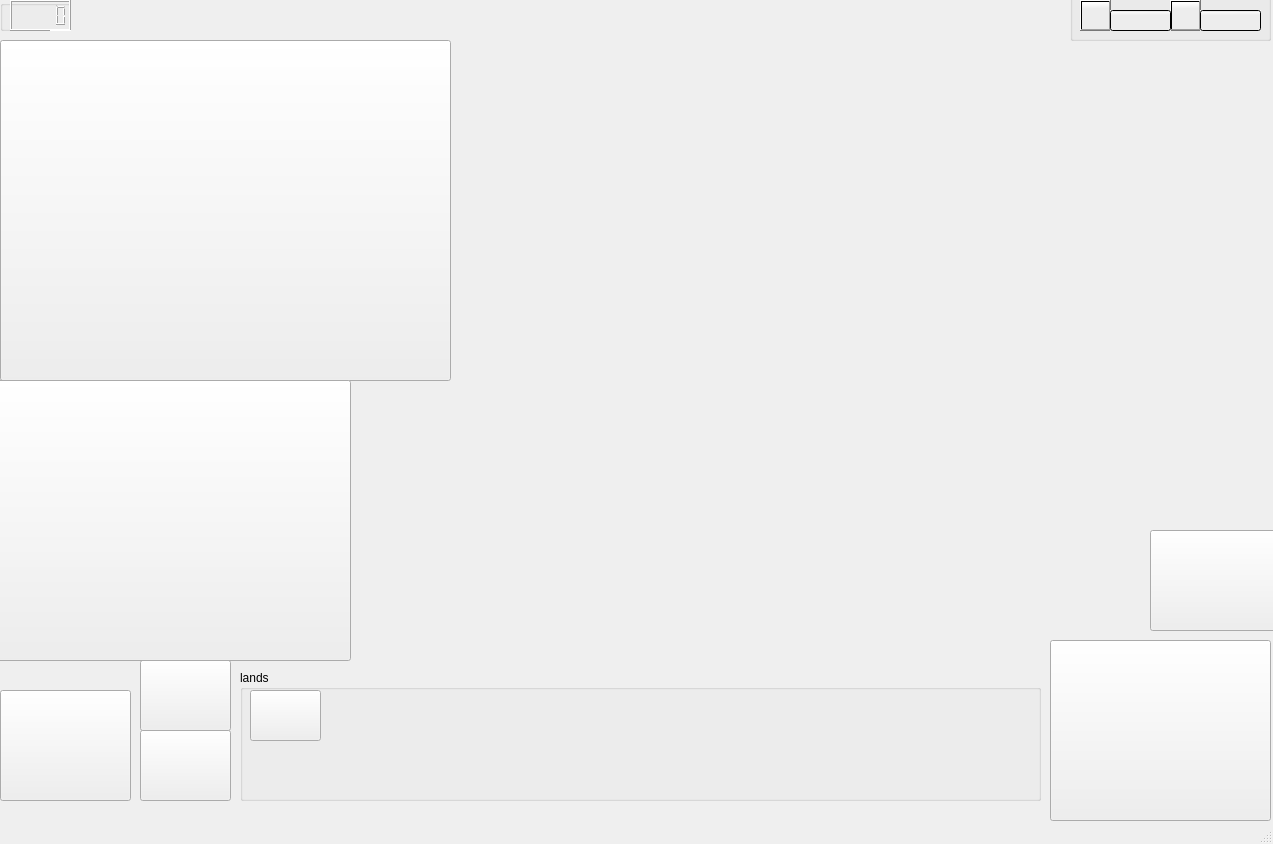
<?xml version="1.0" encoding="UTF-8"?>
<ui version="4.0">
 <class>page2</class>
 <widget class="QMainWindow" name="page2">
  <property name="geometry">
   <rect>
    <x>0</x>
    <y>0</y>
    <width>1273</width>
    <height>844</height>
   </rect>
  </property>
  <property name="windowTitle">
   <string>MainWindow</string>
  </property>
  <property name="styleSheet">
   <string notr="true">border-image: url(:/new/prefix1/download (2).png);</string>
  </property>
  <widget class="QWidget" name="centralwidget">
   <widget class="QGroupBox" name="groupBox_2">
    <property name="geometry">
     <rect>
      <x>0</x>
      <y>0</y>
      <width>71</width>
      <height>31</height>
     </rect>
    </property>
    <property name="styleSheet">
     <string notr="true">border-image: url(:/new/prefix1/black.png);</string>
    </property>
    <property name="title">
     <string/>
    </property>
    <widget class="QLCDNumber" name="lcdNumber">
     <property name="geometry">
      <rect>
       <x>10</x>
       <y>0</y>
       <width>61</width>
       <height>31</height>
      </rect>
     </property>
     <property name="styleSheet">
      <string notr="true"/>
     </property>
    </widget>
    <widget class="QGroupBox" name="groupBox_3">
     <property name="geometry">
      <rect>
       <x>40</x>
       <y>30</y>
       <width>121</width>
       <height>41</height>
      </rect>
     </property>
     <property name="styleSheet">
      <string notr="true">border-image: url(:/new/prefix1/black.png);</string>
     </property>
     <property name="title">
      <string/>
     </property>
     <widget class="QLCDNumber" name="lcdNumber_2">
      <property name="geometry">
       <rect>
        <x>10</x>
        <y>0</y>
        <width>51</width>
        <height>31</height>
       </rect>
      </property>
      <property name="styleSheet">
       <string notr="true"/>
      </property>
     </widget>
    </widget>
   </widget>
   <widget class="QPushButton" name="pushButton_3">
    <property name="geometry">
     <rect>
      <x>0</x>
      <y>40</y>
      <width>451</width>
      <height>341</height>
     </rect>
    </property>
    <property name="toolTip">
     <string/>
    </property>
    <property name="whatsThis">
     <string>&lt;html&gt;&lt;head/&gt;&lt;body&gt;&lt;p&gt;Store: You can get the materials you want from the store&lt;/p&gt;&lt;/body&gt;&lt;/html&gt;</string>
    </property>
    <property name="styleSheet">
     <string notr="true">border-image: url(:/new/prefix1/1703803682811.jpg);</string>
    </property>
    <property name="text">
     <string/>
    </property>
   </widget>
   <widget class="QGroupBox" name="groupBox">
    <property name="geometry">
     <rect>
      <x>1070</x>
      <y>-30</y>
      <width>201</width>
      <height>71</height>
     </rect>
    </property>
    <property name="font">
     <font>
      <stylestrategy>PreferDefault</stylestrategy>
     </font>
    </property>
    <property name="styleSheet">
     <string notr="true">background-color: qlineargradient(spread:pad, x1:0.0625, y1:0.256, x2:0.057, y2:0.0454545, stop:0 rgba(237, 237, 237, 255), stop:1 rgba(255, 255, 255, 255));</string>
    </property>
    <property name="inputMethodHints">
     <set>Qt::ImhNone</set>
    </property>
    <property name="title">
     <string/>
    </property>
    <widget class="QPushButton" name="pushButton">
     <property name="geometry">
      <rect>
       <x>10</x>
       <y>30</y>
       <width>31</width>
       <height>31</height>
      </rect>
     </property>
     <property name="styleSheet">
      <string notr="true">border-image: url(:/new/prefix1/download.jpg);</string>
     </property>
     <property name="text">
      <string/>
     </property>
    </widget>
    <widget class="QPushButton" name="pushButton_2">
     <property name="geometry">
      <rect>
       <x>100</x>
       <y>30</y>
       <width>31</width>
       <height>31</height>
      </rect>
     </property>
     <property name="styleSheet">
      <string notr="true">border-image: url(:/new/prefix1/download (1).jpg);</string>
     </property>
     <property name="text">
      <string/>
     </property>
    </widget>
    <widget class="QLineEdit" name="lineEdit_worker">
     <property name="geometry">
      <rect>
       <x>40</x>
       <y>40</y>
       <width>61</width>
       <height>21</height>
      </rect>
     </property>
     <property name="text">
      <string/>
     </property>
    </widget>
    <widget class="QLineEdit" name="lineEdit_coin">
     <property name="geometry">
      <rect>
       <x>130</x>
       <y>40</y>
       <width>61</width>
       <height>21</height>
      </rect>
     </property>
    </widget>
   </widget>
   <widget class="QPushButton" name="pushButton_4">
    <property name="geometry">
     <rect>
      <x>1050</x>
      <y>640</y>
      <width>221</width>
      <height>181</height>
     </rect>
    </property>
    <property name="styleSheet">
     <string notr="true">border-image: url(:/new/prefix1/1703803682762.jpg);</string>
    </property>
    <property name="text">
     <string/>
    </property>
   </widget>
   <widget class="QPushButton" name="pushButton_1">
    <property name="geometry">
     <rect>
      <x>140</x>
      <y>730</y>
      <width>91</width>
      <height>71</height>
     </rect>
    </property>
    <property name="styleSheet">
     <string notr="true">border-image: url(:/new/prefix1/11 (3).jpg);</string>
    </property>
    <property name="text">
     <string/>
    </property>
   </widget>
   <widget class="QPushButton" name="pushButton_6">
    <property name="geometry">
     <rect>
      <x>140</x>
      <y>660</y>
      <width>91</width>
      <height>71</height>
     </rect>
    </property>
    <property name="styleSheet">
     <string notr="true">border-image: url(:/new/prefix1/11 (2).jpg);</string>
    </property>
    <property name="text">
     <string/>
    </property>
   </widget>
   <widget class="QPushButton" name="pushButton_8">
    <property name="geometry">
     <rect>
      <x>0</x>
      <y>690</y>
      <width>131</width>
      <height>111</height>
     </rect>
    </property>
    <property name="styleSheet">
     <string notr="true">border-image: url(:/new/prefix1/7 (2).jpg);</string>
    </property>
    <property name="text">
     <string/>
    </property>
   </widget>
   <widget class="QPushButton" name="pushButton_9">
    <property name="geometry">
     <rect>
      <x>-10</x>
      <y>380</y>
      <width>361</width>
      <height>281</height>
     </rect>
    </property>
    <property name="cursor">
     <cursorShape>ArrowCursor</cursorShape>
    </property>
    <property name="styleSheet">
     <string notr="true">border-image: url(:/new/prefix1/1703803682775.jpg);</string>
    </property>
    <property name="text">
     <string/>
    </property>
   </widget>
   <widget class="QPushButton" name="pushButton_10">
    <property name="geometry">
     <rect>
      <x>1150</x>
      <y>530</y>
      <width>131</width>
      <height>101</height>
     </rect>
    </property>
    <property name="styleSheet">
     <string notr="true">border-image: url(:/new/prefix1/1703803682828.jpg);</string>
    </property>
    <property name="text">
     <string/>
    </property>
   </widget>
   <widget class="QGroupBox" name="groupBox_4">
    <property name="geometry">
     <rect>
      <x>240</x>
      <y>670</y>
      <width>801</width>
      <height>131</height>
     </rect>
    </property>
    <property name="title">
     <string>lands</string>
    </property>
    <widget class="QPushButton" name="pushButton_7">
     <property name="geometry">
      <rect>
       <x>10</x>
       <y>20</y>
       <width>71</width>
       <height>51</height>
      </rect>
     </property>
     <property name="styleSheet">
      <string notr="true">border-image: url(:/new/prefix1/11 (4).jpg);</string>
     </property>
     <property name="text">
      <string/>
     </property>
    </widget>
   </widget>
   <widget class="QLabel" name="label_player">
    <property name="geometry">
     <rect>
      <x>80</x>
      <y>0</y>
      <width>281</width>
      <height>31</height>
     </rect>
    </property>
    <property name="styleSheet">
     <string notr="true">font: 75 14pt &quot;MS Shell Dlg 2&quot;;</string>
    </property>
    <property name="text">
     <string>&lt;html&gt;&lt;head/&gt;&lt;body&gt;&lt;p&gt;&lt;br/&gt;&lt;/p&gt;&lt;/body&gt;&lt;/html&gt;</string>
    </property>
   </widget>
  </widget>
  <widget class="QMenuBar" name="menubar">
   <property name="geometry">
    <rect>
     <x>0</x>
     <y>0</y>
     <width>1273</width>
     <height>21</height>
    </rect>
   </property>
  </widget>
  <widget class="QStatusBar" name="statusbar"/>
 </widget>
 <resources/>
 <connections/>
</ui>
